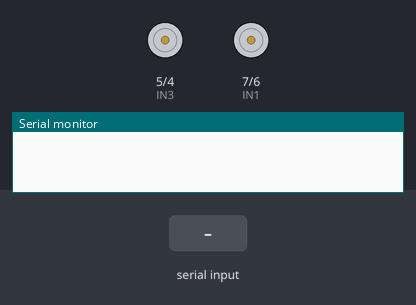
Bench run of a program on a simulated Arduino Uno, built with avr-gcc and run on an emulated ATmega328P. On the bench: motor-driver pin pairs drawn as motors (green arrow = first pin HIGH = forward, orange = second pin HIGH = backward, longer = more drive), the last lines printed to the serial monitor. Inputs (shaded band) come from the test bench.

Above: at 1.2 s.
1.3 s: "1" received over Serial
At 2.2 s:
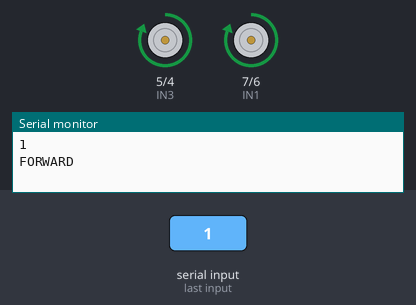
2.8 s: "2" received over Serial
At 3.3 s:
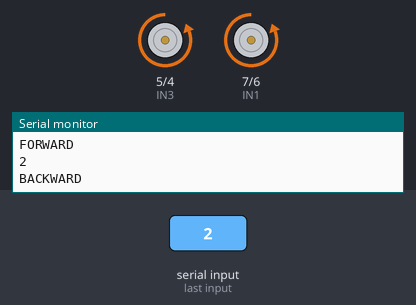
4.3 s: "3" received over Serial
At 5.5 s:
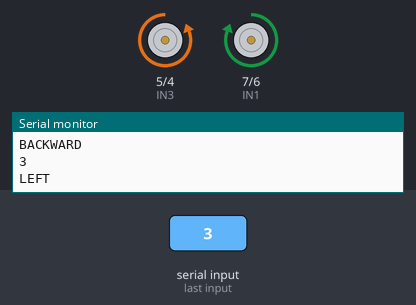
5.8 s: "4" received over Serial
At 6.8 s:
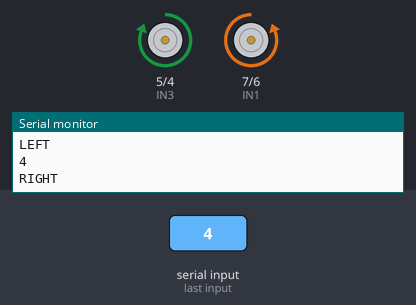
Timing chart, 0 to 8.3 s (numbered marks = the images above; inputs shaded):
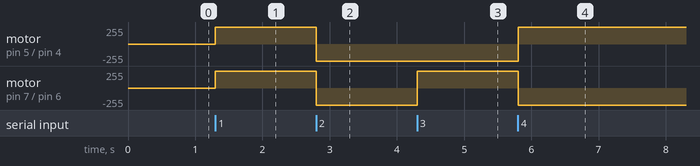

Measured:
- after the input at 1.3 s, motor on pin 5 (IN3) / pin 4 (IN4), motor on pin 7 (IN1) / pin 6 (IN2): stopped → forward 255/255 at once
- after the input at 2.8 s, motor on pin 5 (IN3) / pin 4 (IN4), motor on pin 7 (IN1) / pin 6 (IN2): forward 255/255 → backward 255/255 at once
- after the input at 4.3 s, motor on pin 7 (IN1) / pin 6 (IN2): backward 255/255 → forward 255/255 at once
- after the input at 5.8 s, motor on pin 5 (IN3) / pin 4 (IN4): backward 255/255 → forward 255/255 at once; motor on pin 7 (IN1) / pin 6 (IN2): forward 255/255 → backward 255/255 at once

The program:

main.cpp
```cpp
#include <Arduino.h>

char command;
const int IN1 = 7;
const int IN2 = 6;
const int IN3 = 5;
const int IN4 = 4;

void forward()
{
  digitalWrite(IN1, HIGH);
  digitalWrite(IN2, LOW);
  digitalWrite(IN3, HIGH);
  digitalWrite(IN4, LOW);
  Serial.println("FORWARD");
}

void left()
{
  digitalWrite(IN1, HIGH);
  digitalWrite(IN2, LOW);
  digitalWrite(IN3, LOW);
  digitalWrite(IN4, HIGH);
  Serial.println("LEFT");
}

void right()
{
  digitalWrite(IN1, LOW);
  digitalWrite(IN2, HIGH);
  digitalWrite(IN3, HIGH);
  digitalWrite(IN4, LOW);
  Serial.println("RIGHT");
}

void backward()
{
  digitalWrite(IN1, LOW);
  digitalWrite(IN2, HIGH);
  digitalWrite(IN3, LOW);
  digitalWrite(IN4, HIGH);
  Serial.println("BACKWARD");
}

void Stop()
{
  digitalWrite(IN1, LOW);
  digitalWrite(IN2, LOW);
  digitalWrite(IN3, LOW);
  digitalWrite(IN4, LOW);
  Serial.println("STOP");
}

void setup()
{
  pinMode (IN1, OUTPUT);
  pinMode (IN2, OUTPUT);
  pinMode (IN3, OUTPUT);
  pinMode (IN4, OUTPUT);
  Serial.begin(9600);
}

void loop(){
  if(Serial.available() > 0){
    command = Serial.read();
    Serial.println(command);
    switch(command){
    case '1':
      forward();
      break;
    case '2':
       backward();
      break;
    case '3':
       left();
      break;
    case '4':
       right();
      break;
    case '5':
       Stop();
      break;
    }
  }
}
```
